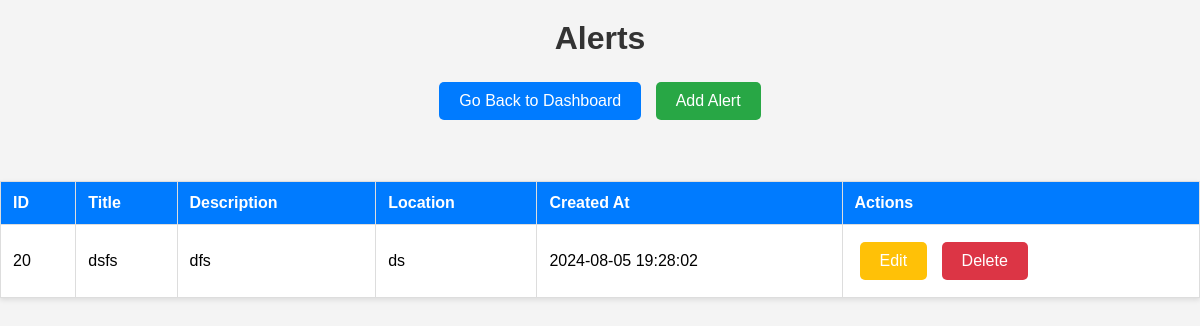
/alerts.php (signed in), run on the app's committed database.
### tables this page shows
CREATE TABLE `alerts` (
  `id` int(11) NOT NULL,
  `title` varchar(255) NOT NULL,
  `description` text NOT NULL,
  `location` varchar(255) DEFAULT NULL,
  `created_at` timestamp NOT NULL DEFAULT current_timestamp(),
  `user_id` int(11) DEFAULT 0
);

### alerts.php (the view, shortened to what this page needs)
<?php
include 'config.php';
$user_id = $_SESSION['user_id'];
$stmt = $conn->prepare("SELECT id, title, description, location, created_at FROM alerts WHERE user_id = ? ORDER BY created_at DESC");
$stmt->bind_param("i", $user_id);
$stmt->execute();
$result = $stmt->get_result();
?>
<!DOCTYPE html>
<html lang="en">
<head>
    <link rel="stylesheet" href="alerts.css">
</head>
<body>
    <h1>Alerts</h1>
    <div style="text-align: center;">
        <a href="user_dash.php" class="button dashboard">Go Back to Dashboard</a>
        <a href="add_alert.php" class="button add-alert">Add Alert</a>
    </div>
    <br><br>
    <table>
        <thead>
            <tr>
                <th>ID</th>
                <th>Title</th>
                <th>Description</th>
                <th>Location</th>
                <th>Created At</th>
                <th>Actions</th>
            </tr>
        </thead>
        <tbody>
            <?php while ($row = $result->fetch_assoc()): ?>
            <tr>
                <td><?php echo htmlspecialchars($row['id']); ?></td>
                <td><?php echo htmlspecialchars($row['title']); ?></td>
                <td><?php echo htmlspecialchars($row['description']); ?></td>
                <td><?php echo htmlspecialchars($row['location']); ?></td>
                <td><?php echo htmlspecialchars($row['created_at']); ?></td>
                <td>
                    <a href="edit_alert.php?id=<?php echo htmlspecialchars($row['id']); ?>" class="button edit">Edit</a>
                    <a href="?delet_alert_user.php=<?php echo htmlspecialchars($row['id']); ?>" class="button delete">Delete</a>
                </td>
            </tr>
            <?php endwhile; ?>
        </tbody>
    </table>
</body>
</html>

### alerts.css (style rules this page uses)
body { font-family: Arial, sans-serif; margin: 0; padding: 0; background-color: #f4f4f4; }
h1 { text-align: center; margin: 20px 0; color: #333; }
.button { display: inline-block; padding: 10px 20px; margin: 5px; border: none; border-radius: 5px; color: #fff; text-align: center; cursor: pointer; text-decoration: none; font-size: 16px; }
.button.dashboard { background-color: #007bff; }
.button.add-alert { background-color: #28a745; }
.button.edit { background-color: #ffc107; }
.button.delete { background-color: #dc3545; }
table { width: 100%; border-collapse: collapse; margin: 20px auto; max-width: 1200px; background-color: #fff; box-shadow: 0 2px 5px rgba(0, 0, 0, 0.1); }
table, th, td { border: 1px solid #ddd; }
th, td { padding: 12px; text-align: left; }
th { background-color: #007bff; color: white; }
td a { text-decoration: none; color: #fff; padding: 8px 15px; border-radius: 5px; }
td a.edit { background-color: #ffc107; }
td a.delete { background-color: #dc3545; }

### data on the page
alerts: id "20", title "dsfs", description "dfs", location "ds", created_at "2024-08-05 19:28:02"
